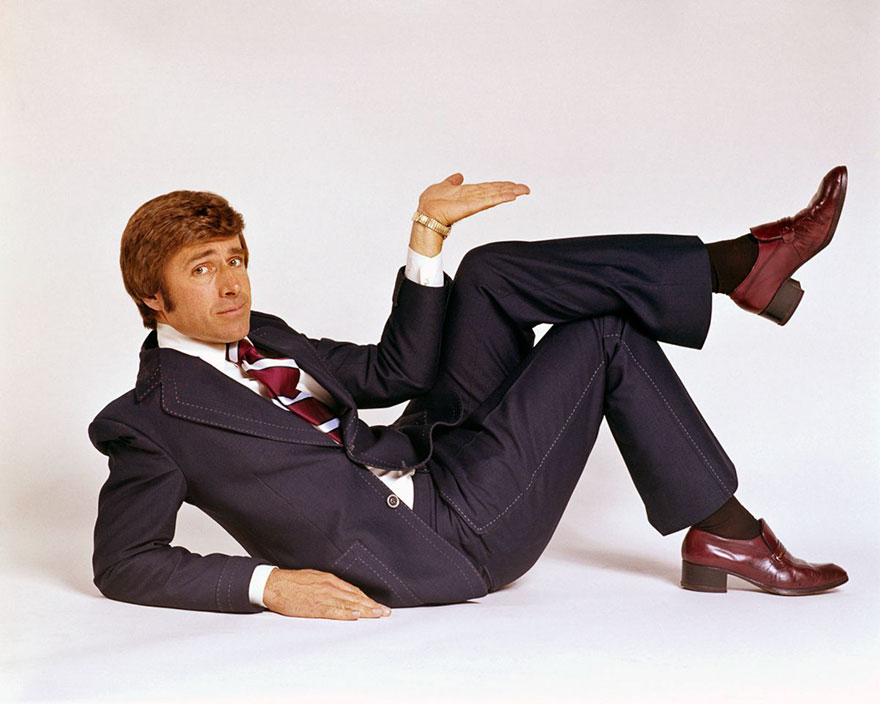
//> input picture 1970-stock-photos-robert-armstrong-14-575ea42b5e336__880.jpg, 880 x 704 px
$ ./Untitled 1970-stock-photos-robert-armstrong-14-575ea42b5e336__880.jpg   (built with g++ and OpenCV 4)
//> lines starting //> are read from the running program, lines starting //| are printed output that depends on the picture; after the words box and inside, x2 and y2 are one past the last pixel; in counts of white or black regions, pixels touching at a corner belong together
#include "opencv2/highgui/highgui.hpp"
#include "opencv2/imgproc/imgproc.hpp"

using namespace cv;
using namespace std;

int main(int argc, char ** argv) {

    // read in the apple (change path to the file)
    Mat img0 =  imread(argv[1], 1);
//> img0 is the input picture: 704 rows x 880 cols, CV_8UC3; mean B, G, R 170.5, 169, 178.3
    Mat img1;
    cvtColor(img0, img1, CV_RGB2GRAY);
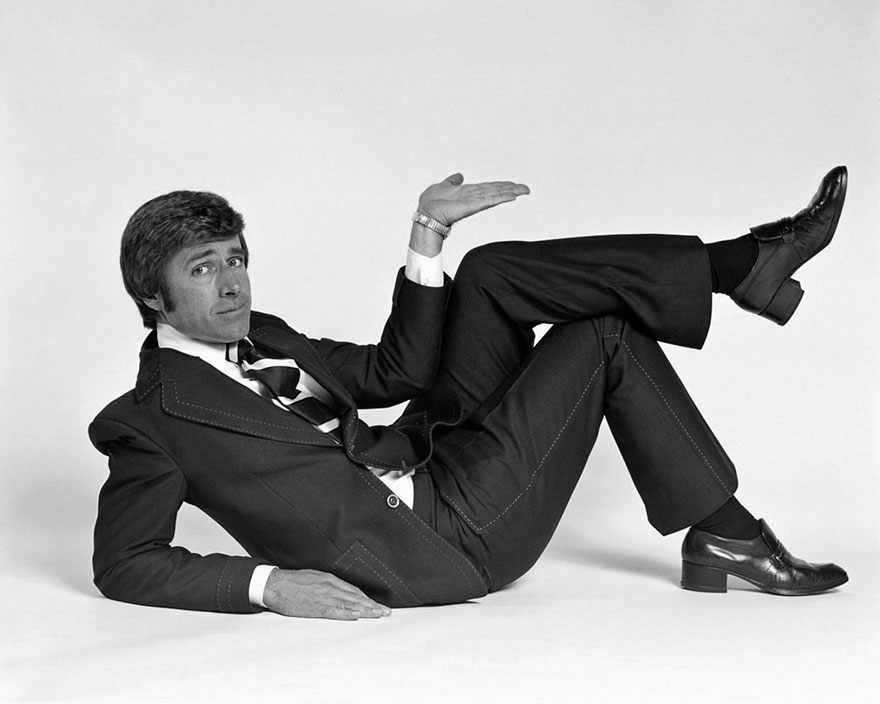
//> img1: 704 rows x 880 cols, CV_8UC1; min 0, max 255, mean 170.5

    // apply your filter
    Canny(img1, img1, 100, 200);
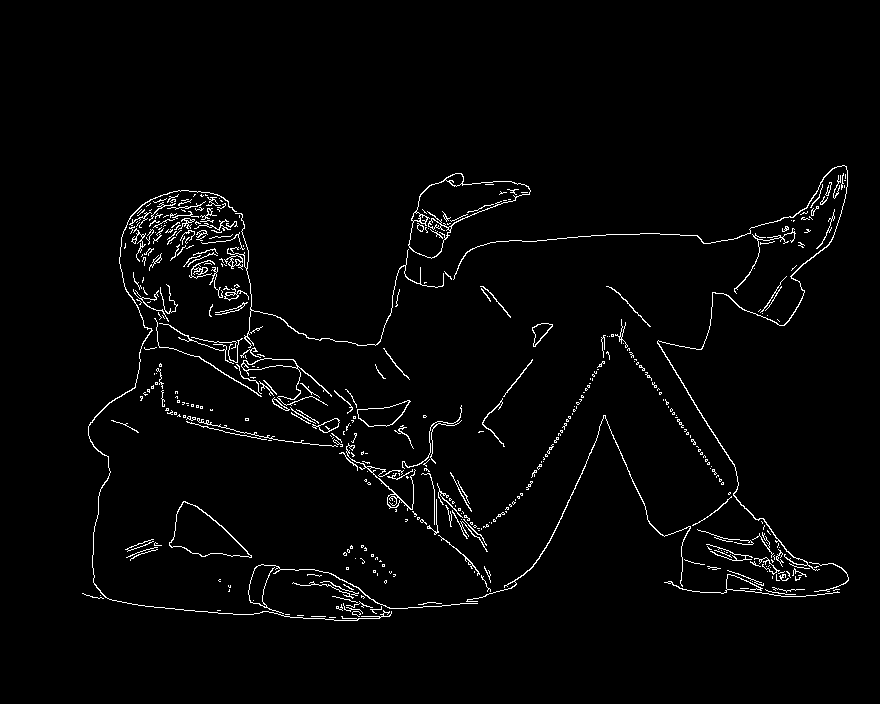
//> img1: 704 rows x 880 cols, CV_8UC1; 2.3% white in thin lines or dots, all inside (x1, y1, x2, y2) = (82, 165, 849, 621)

    // find the contours
    vector< vector<Point> > contours;
    findContours(img1, contours, CV_RETR_EXTERNAL, CV_CHAIN_APPROX_NONE);
//> contours = 431 contours, 394 with area under 20; largest, box (x1, y1, x2, y2) and area: (408, 173, 531, 259) 4530, (169, 501, 252, 558) 2390, (357, 400, 411, 427) 750, (241, 358, 332, 406) 458, (453, 165, 848, 571) 299

    // you could also reuse img1 here
    Mat mask = Mat::zeros(img1.rows, img1.cols, CV_8UC1);

    // CV_FILLED fills the connected components found
    drawContours(mask, contours, -1, Scalar(255), CV_FILLED);
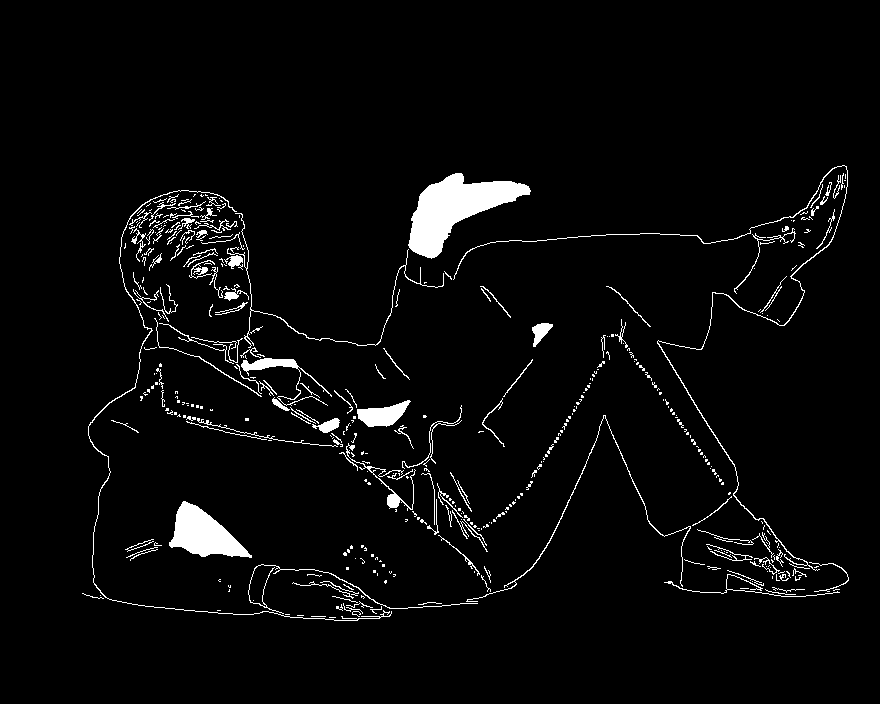
//> mask: 704 rows x 880 cols, CV_8UC1; 3.6% white; 431 white regions (294 under 20 px), largest, box (x1, y1, x2, y2) and area: (408, 173, 531, 259) 4692, (169, 501, 252, 558) 2490, (453, 165, 848, 571) 1351

    /*
     Before drawing all contours you could also decide
     to only draw the contour of the largest connected component
     found. Here's some commented out code how to do that:


    vector<double> areas(contours.size());
    for(int i = 0; i < contours.size(); i++)
        areas[i] = contourArea(Mat(contours[i]));
    double max;
    Point maxPosition;
    minMaxLoc(Mat(areas),0,&max,0,&maxPosition);
    drawContours(mask, contours, maxPosition.y, Scalar(1), CV_FILLED);
  */
    // let's create a new image now
    Mat crop(img0.rows, img0.cols, CV_8UC3);

    // set background to green
    crop.setTo(Scalar(0,255,0));

    // and copy the magic apple
    img0.copyTo(crop, mask);
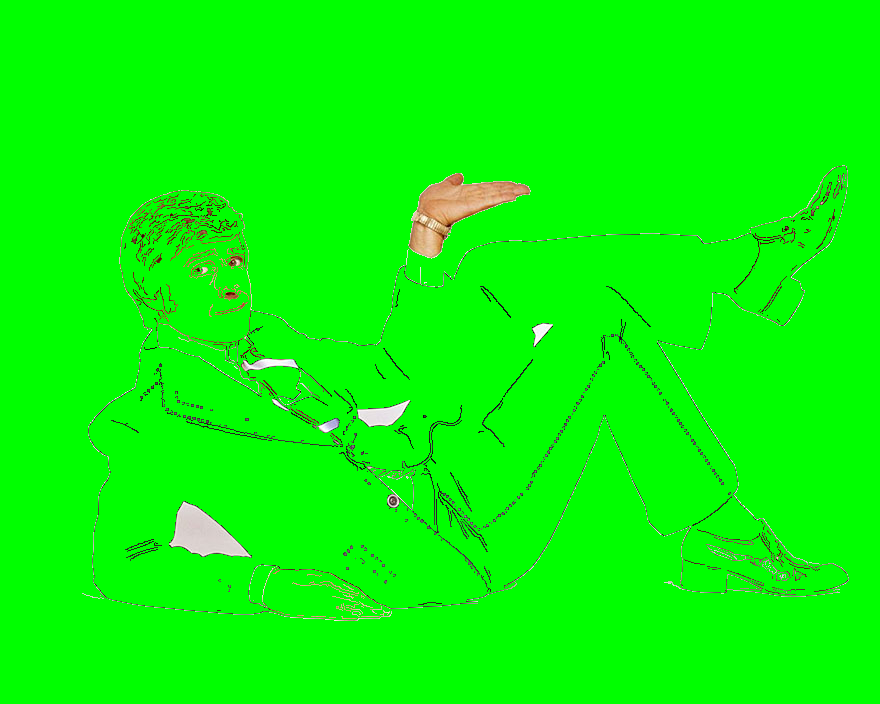
//> crop: 704 rows x 880 cols, CV_8UC3; mean B, G, R 4.2, 250.4, 5.7

    // normalize so imwrite(...)/imshow(...) shows the mask correctly!
    normalize(mask.clone(), mask, 0.0, 255.0, CV_MINMAX, CV_8UC1);

    // show the images
    imshow("original", img0);
    imshow("mask", mask);
    imshow("canny", img1);
    imshow("cropped", crop);


    waitKey(0);
    return 0;
}
